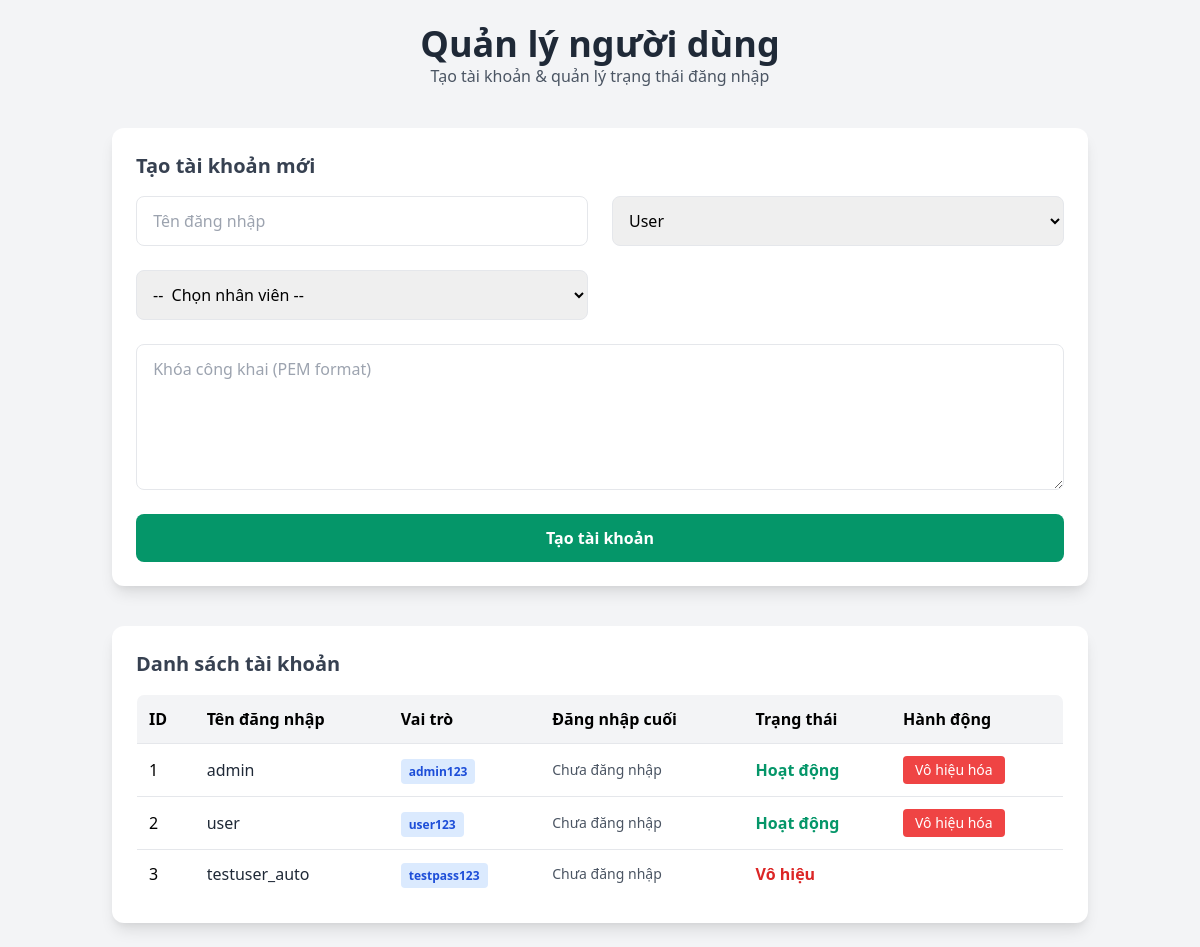
/user_management (signed in), run on an earlier commit of the app's database.
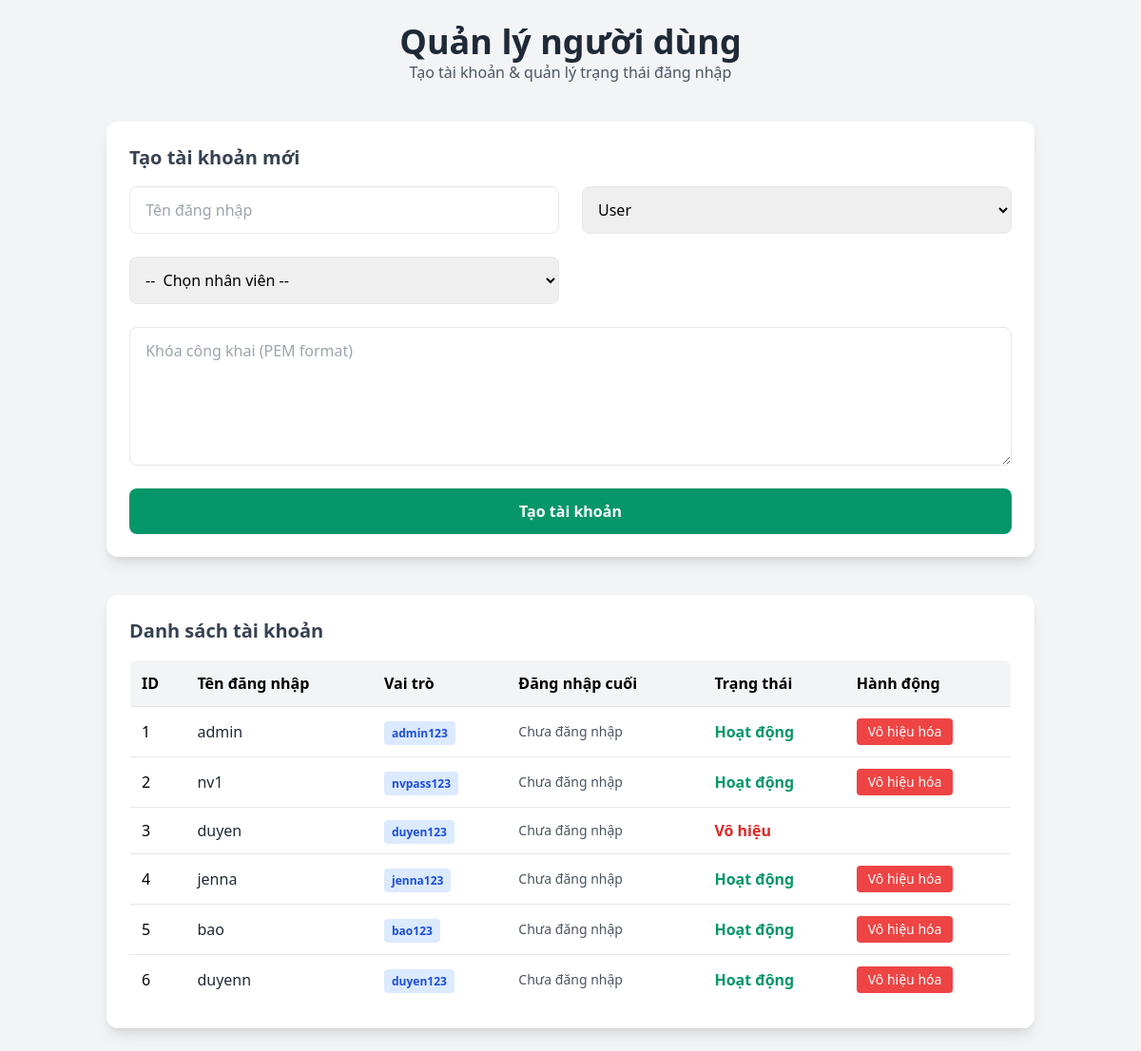
And on a later commit of the database.
### tables this page shows
CREATE TABLE users (
            id INTEGER PRIMARY KEY,
            username TEXT UNIQUE,
            password TEXT,
            role TEXT DEFAULT 'user',
            last_login TIMESTAMP,
            is_active BOOLEAN DEFAULT 1,
            employee_id INTEGER,
            FOREIGN KEY (employee_id) REFERENCES employees(id)
        );

### app.py (the view)
    def decorated_function(*args, **kwargs):
        if 'user_id' not in session or session.get('role') != 'admin':
            flash('Bạn không có quyền truy cập trang này', 'error')
            return redirect(url_for('index'))
        return f(*args, **kwargs)

### app.py (called while the page is built)
def admin_required(f):
    def decorated_function(*args, **kwargs):
        if 'user_id' not in session or session.get('role') != 'admin':
            flash('Bạn không có quyền truy cập trang này', 'error')
            return redirect(url_for('index'))
        return f(*args, **kwargs)
    decorated_function.__name__ = f.__name__
    return decorated_function

@app.route('/user_management')
@admin_required
def user_manager():
    conn = sqlite3.connect('payroll.db')
    c = conn.cursor()
    c.execute("SELECT id, name FROM employees")
    employees = c.fetchall()
    c.execute("SELECT * FROM users")
    users = c.fetchall()
    conn.close()
    return render_template('user_management.html', users=users, employees=employees)

### templates/user_management.html (shortened to what this page needs)
<!DOCTYPE html>
<html lang="vi">
<head>
  <link href="https://cdn.jsdelivr.net/npm/tailwindcss@2.2.19/dist/tailwind.min.css" rel="stylesheet"/>
</head>
<body class="bg-gray-100 min-h-screen">
  <div class="container mx-auto p-6">
    <div class="text-center mb-10">
      <h1 class="text-4xl font-bold text-gray-800"> Quản lý người dùng</h1>
      <p class="text-gray-600">Tạo tài khoản & quản lý trạng thái đăng nhập</p>
    </div>
    <div class="bg-white p-6 rounded-xl shadow-lg mb-10">
      <h2 class="text-xl font-semibold text-gray-700 mb-4"> Tạo tài khoản mới</h2>
      <form id="create-user-form" class="grid grid-cols-1 md:grid-cols-2 gap-6">
        <input type="text" name="username" placeholder=" Tên đăng nhập" required class="p-3 border rounded-lg"/>
        <select name="role" class="p-3 border rounded-lg" required>
          <option value="user"> User</option>
        </select>
        <select name="employee_id" class="p-3 border rounded-lg" required>
          <option value="">-- ‍ Chọn nhân viên --</option>
        </select>
        <textarea name="public_key" placeholder=" Khóa công khai (PEM format)" rows="5" class="p-3 border rounded-lg md:col-span-2" required></textarea>
        <button type="submit" class="bg-green-600 hover:bg-green-700 text-white font-semibold py-3 px-6 rounded-lg transition md:col-span-2">
           Tạo tài khoản
        </button>
      </form>
    </div>
    <div class="bg-white p-6 rounded-xl shadow-lg">
      <h2 class="text-xl font-semibold text-gray-700 mb-4"> Danh sách tài khoản</h2>
      <div class="overflow-x-auto">
        <table class="min-w-full table-auto border border-gray-200 rounded-lg overflow-hidden">
          <thead class="bg-gray-100">
            <tr>
              <th class="p-3 text-left">ID</th>
              <th class="p-3 text-left">Tên đăng nhập</th>
              <th class="p-3 text-left">Vai trò</th>
              <th class="p-3 text-left">Đăng nhập cuối</th>
              <th class="p-3 text-left">Trạng thái</th>
              <th class="p-3 text-left">Hành động</th>
            </tr>
          </thead>
          <tbody class="bg-white">
            {% for user in users %}
              <tr class="border-t hover:bg-gray-50">
                <td class="p-3">{{ user[0] }}</td>
                <td class="p-3 font-medium text-gray-800">{{ user[1] }}</td>
                <td class="p-3">
                  <span class="px-2 py-1 rounded text-xs font-semibold
                    {% if user[2] == 'admin' %}bg-red-100 text-red-700{% else %}bg-blue-100 text-blue-700{% endif %}">
                    {{ user[2] }}
                  </span>
                </td>
                <td class="p-3 text-sm text-gray-600">{{ user[4] or 'Chưa đăng nhập' }}</td>
                <td class="p-3">
                  {% if user[5] %}
                    <span class="text-green-600 font-semibold"> Hoạt động</span>
                  {% else %}
                    <span class="text-red-600 font-semibold"> Vô hiệu</span>
                  {% endif %}
                </td>
                <td class="p-3">
                  {% if user[5] %}
                    <button onclick="deactivateUser({{ user[0] }})"
                      class="bg-red-500 hover:bg-red-600 text-white px-3 py-1 rounded text-sm transition">
                      Vô hiệu hóa
                    </button>
                  {% endif %}
                </td>
              </tr>
            {% endfor %}
          </tbody>
        </table>
      </div>
    </div>
  </div>
</body>
</html>

What changed in the data, as far as the page shows it:
changed users id 2: username "user" → "nv1"; password "user123" → "nvpass123"
changed users id 3: username "testuser_auto" → "duyen"; password "testpass123" → "duyen123"
added users: id "4", username "jenna", password "jenna123", user "Chưa đăng nhập", is_active "Hoạt động"
added users: id "5", username "bao", password "bao123", user "Chưa đăng nhập", is_active "Hoạt động"
added users: id "6", username "duyenn", password "duyen123", user "Chưa đăng nhập", is_active "Hoạt động"
